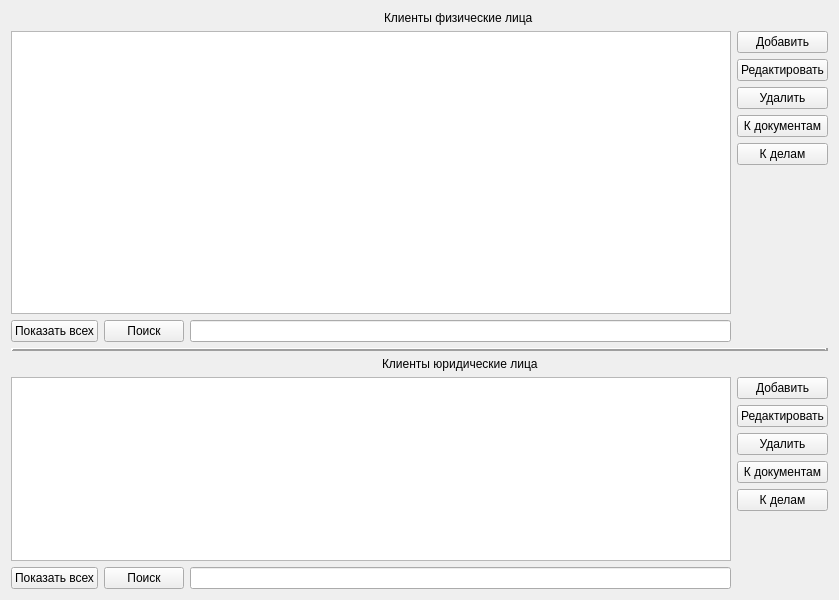
<?xml version="1.0" encoding="UTF-8"?>
<ui version="4.0">
 <class>clientsFormView</class>
 <widget class="QWidget" name="clientsFormView">
  <property name="geometry">
   <rect>
    <x>0</x>
    <y>0</y>
    <width>839</width>
    <height>600</height>
   </rect>
  </property>
  <property name="sizePolicy">
   <sizepolicy hsizetype="Minimum" vsizetype="Preferred">
    <horstretch>0</horstretch>
    <verstretch>0</verstretch>
   </sizepolicy>
  </property>
  <property name="windowTitle">
   <string>Form</string>
  </property>
  <layout class="QGridLayout" name="gridLayout">
   <item row="10" column="3">
    <widget class="QPushButton" name="buttonAddYur">
     <property name="text">
      <string>Добавить</string>
     </property>
    </widget>
   </item>
   <item row="15" column="3" rowspan="2">
    <spacer name="verticalSpacer_2">
     <property name="orientation">
      <enum>Qt::Vertical</enum>
     </property>
     <property name="sizeHint" stdset="0">
      <size>
       <width>20</width>
       <height>40</height>
      </size>
     </property>
    </spacer>
   </item>
   <item row="16" column="2">
    <widget class="QLineEdit" name="editSearchYur"/>
   </item>
   <item row="12" column="3">
    <widget class="QPushButton" name="buttonDelYur">
     <property name="text">
      <string>Удалить</string>
     </property>
    </widget>
   </item>
   <item row="8" column="0" colspan="4">
    <widget class="Line" name="line">
     <property name="frameShadow">
      <enum>QFrame::Raised</enum>
     </property>
     <property name="lineWidth">
      <number>3</number>
     </property>
     <property name="orientation">
      <enum>Qt::Horizontal</enum>
     </property>
    </widget>
   </item>
   <item row="7" column="1">
    <widget class="QPushButton" name="buttonSearchFiz">
     <property name="text">
      <string>Поиск</string>
     </property>
    </widget>
   </item>
   <item row="13" column="3">
    <widget class="QPushButton" name="buttonDocsYur">
     <property name="text">
      <string>К документам</string>
     </property>
    </widget>
   </item>
   <item row="3" column="3">
    <widget class="QPushButton" name="buttonDelFiz">
     <property name="text">
      <string>Удалить</string>
     </property>
    </widget>
   </item>
   <item row="16" column="1">
    <widget class="QPushButton" name="buttonSearchYur">
     <property name="text">
      <string>Поиск</string>
     </property>
    </widget>
   </item>
   <item row="11" column="3">
    <widget class="QPushButton" name="buttonEditYur">
     <property name="text">
      <string>Редактировать</string>
     </property>
    </widget>
   </item>
   <item row="9" column="2" alignment="Qt::AlignHCenter">
    <widget class="QLabel" name="label_2">
     <property name="text">
      <string>Клиенты юридические лица</string>
     </property>
    </widget>
   </item>
   <item row="1" column="3">
    <widget class="QPushButton" name="buttonAddFiz">
     <property name="text">
      <string>Добавить</string>
     </property>
    </widget>
   </item>
   <item row="16" column="0">
    <widget class="QPushButton" name="buttonAllYur">
     <property name="text">
      <string>Показать всех</string>
     </property>
    </widget>
   </item>
   <item row="5" column="3">
    <widget class="QPushButton" name="buttonCasesFiz">
     <property name="text">
      <string>К делам</string>
     </property>
    </widget>
   </item>
   <item row="4" column="3">
    <widget class="QPushButton" name="buttonDocsFiz">
     <property name="text">
      <string>К документам</string>
     </property>
    </widget>
   </item>
   <item row="7" column="0">
    <widget class="QPushButton" name="buttonAllFiz">
     <property name="text">
      <string>Показать всех</string>
     </property>
    </widget>
   </item>
   <item row="2" column="3">
    <widget class="QPushButton" name="buttonEditFiz">
     <property name="text">
      <string>Редактировать</string>
     </property>
    </widget>
   </item>
   <item row="10" column="0" rowspan="6" colspan="3">
    <widget class="QTableView" name="yurView"/>
   </item>
   <item row="7" column="2">
    <widget class="QLineEdit" name="editSearchFiz"/>
   </item>
   <item row="0" column="2" alignment="Qt::AlignHCenter">
    <widget class="QLabel" name="label">
     <property name="text">
      <string>Клиенты физические лица </string>
     </property>
     <property name="textFormat">
      <enum>Qt::AutoText</enum>
     </property>
    </widget>
   </item>
   <item row="14" column="3">
    <widget class="QPushButton" name="buttonCasesYur">
     <property name="text">
      <string>К делам</string>
     </property>
    </widget>
   </item>
   <item row="1" column="0" rowspan="6" colspan="3">
    <widget class="QTableView" name="fizView"/>
   </item>
   <item row="6" column="3" rowspan="2">
    <spacer name="verticalSpacer">
     <property name="orientation">
      <enum>Qt::Vertical</enum>
     </property>
     <property name="sizeHint" stdset="0">
      <size>
       <width>20</width>
       <height>186</height>
      </size>
     </property>
    </spacer>
   </item>
  </layout>
 </widget>
 <resources/>
 <connections/>
</ui>
